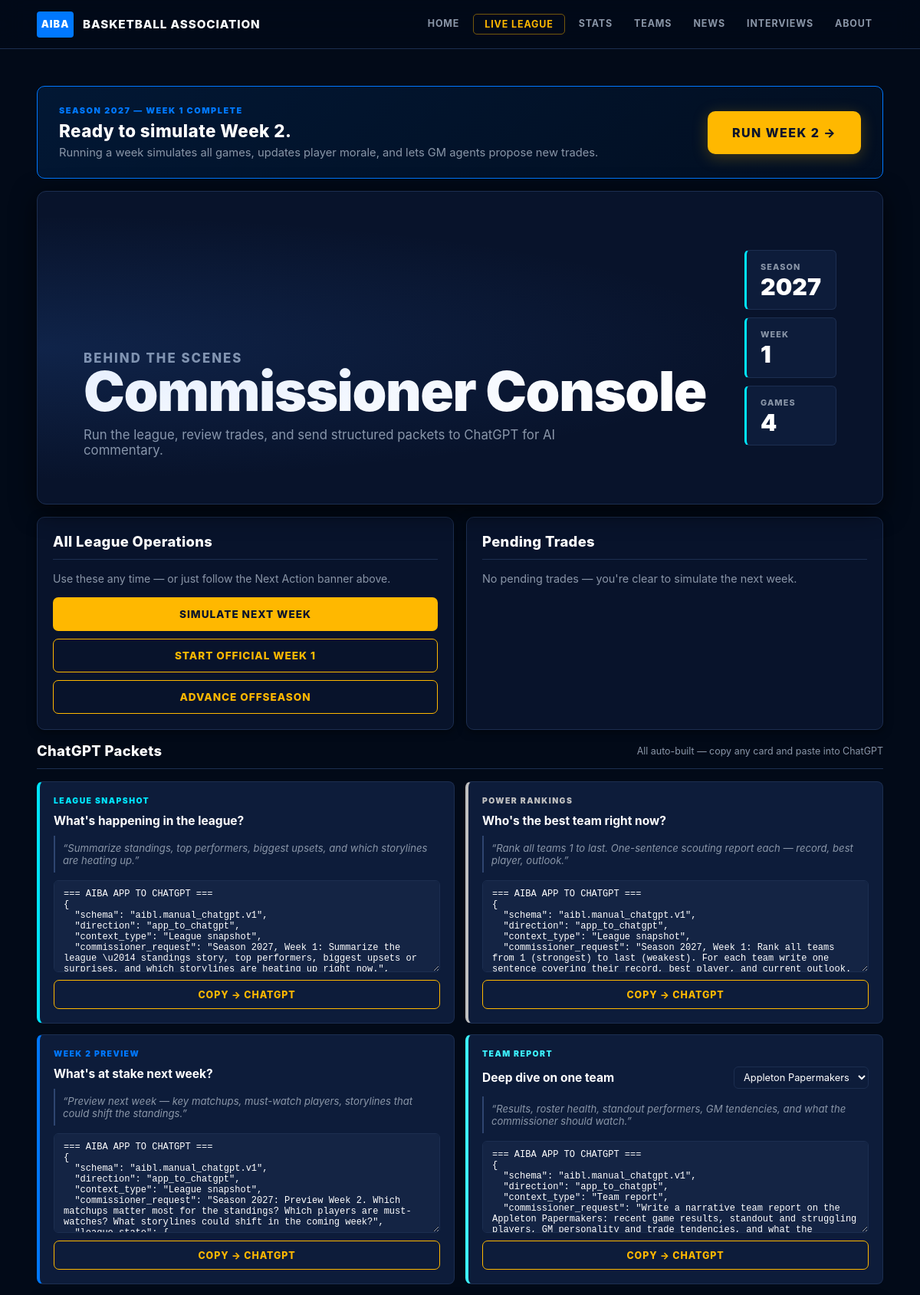
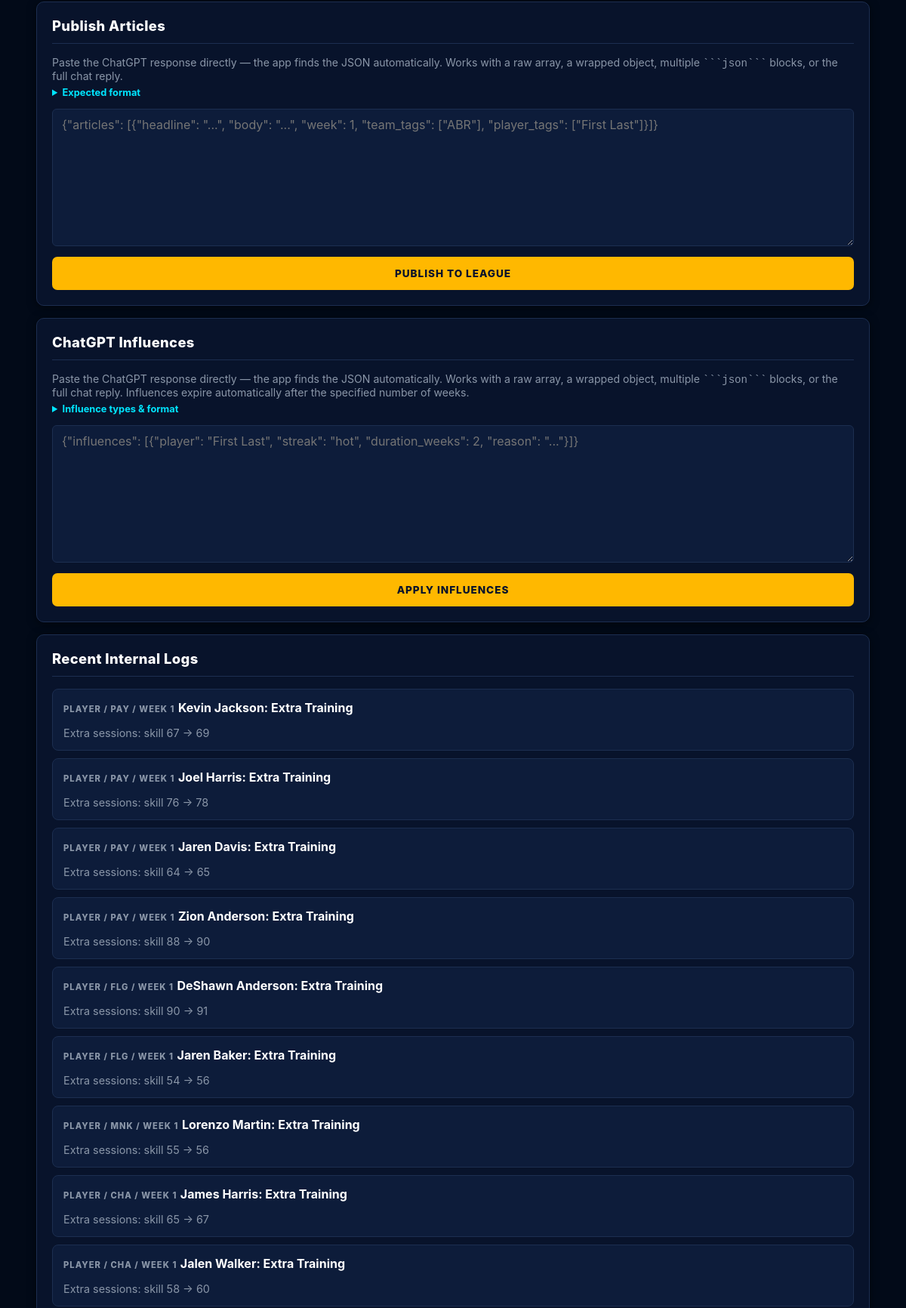
The app's page /commissioner (upper part) with its own data (2 pictures, top to bottom).
### tables this page shows
CREATE TABLE league_state (
            id           INTEGER PRIMARY KEY,
            current_week INTEGER DEFAULT 1,
            season_year  INTEGER DEFAULT 2025,
            last_updated TEXT
        , mode TEXT DEFAULT 'test', official_started INTEGER DEFAULT 0, phase TEXT DEFAULT 'regular_season', offseason_stage TEXT, offseason_from_season INTEGER);

CREATE TABLE player_memory (
            id          INTEGER PRIMARY KEY,
            player_id   INTEGER NOT NULL REFERENCES players(id),
            week        INTEGER NOT NULL,
            season_year INTEGER NOT NULL,
            event_type  TEXT NOT NULL,
            detail      TEXT,
            created_at  TEXT DEFAULT (datetime('now'))
        );

CREATE TABLE teams (
            id          INTEGER PRIMARY KEY,
            city        TEXT NOT NULL,
            name        TEXT NOT NULL,
            abbreviation TEXT NOT NULL
        , mascot TEXT, colors TEXT, logo_description TEXT, motto TEXT, arena TEXT, team_archetype TEXT, play_style TEXT, reputation TEXT, rivalry TEXT, signature_trait TEXT);

### web_app.py (the view)
@app.route("/commissioner")
def commissioner():
    data = commissioner_data()
    if not data:
        return render_no_league()
    return render_template("commissioner.html", **data, active="commissioner")

### league/chatgpt_bridge.py (called while the page is built)
def rows_to_dicts(rows):
    return [dict(row) for row in rows]

def compact_player(row):
    player = dict(row)
    if "salary" in player and player["salary"] is not None:
        player["salary_millions"] = round(player["salary"] / 1_000_000, 2)
    return player

### league/database.py (called while the page is built)
def get_connection():
    conn = sqlite3.connect(DB_PATH)
    conn.row_factory = sqlite3.Row
    conn.execute("PRAGMA foreign_keys = ON")
    return conn

### league/web_queries.py (called while the page is built)
def dicts(rows):
    return [dict(row) for row in rows]

def one(row):
    return dict(row) if row else None

def get_state(conn):
    return one(conn.execute("SELECT * FROM league_state WHERE id = 1").fetchone())

def get_site_chrome(conn):
    return {
        "state": get_state(conn),
        "teams": dicts(conn.execute(
            "SELECT id, city, name, abbreviation FROM teams ORDER BY city"
        ).fetchall()),
    }

def get_games_played(conn, season_year):
    return conn.execute(
        "SELECT COUNT(*) FROM games WHERE played = 1 AND season_year = ?",
        (season_year,),
    ).fetchone()[0]

def get_max_week(conn, season_year):
    row = conn.execute(
        "SELECT MAX(week) AS max_week FROM games WHERE season_year = ?",
        (season_year,),
    ).fetchone()
    return row["max_week"] or 0

def pending_trades(conn):
    rows = dicts(conn.execute("""
        SELECT pt.*,
               pteam.city || ' ' || pteam.name AS proposing_team,
               rteam.city || ' ' || rteam.name AS receiving_team,
               pgm.name AS proposing_gm,
               rgm.name AS receiving_gm
        FROM pending_trades pt
        JOIN general_managers pgm ON pgm.id = pt.proposing_gm_id
        JOIN general_managers rgm ON rgm.id = pt.receiving_gm_id
        JOIN teams pteam ON pteam.id = pgm.team_id
        JOIN teams rteam ON rteam.id = rgm.team_id
        WHERE pt.status = 'pending'
        ORDER BY pt.week, pt.id
    """).fetchall())
    for row in rows:
        row["offered_players"] = players_for_ids(conn, json.loads(row["offered_player_ids"]))
        row["requested_players"] = players_for_ids(conn, json.loads(row["requested_player_ids"]))
    return rows

def offseason_events(conn, limit=12):
    return dicts(conn.execute("""
        SELECT id,
               from_season,
               to_season,
               stage,
               headline,
               detail,
               created_at
        FROM offseason_events
        ORDER BY id DESC
        LIMIT ?
    """, (limit,)).fetchall())

### templates/commissioner.html (shortened to what this page needs)
{% extends "base.html" %}
{% block content %}
{% if state.phase == 'offseason' %}
  <div class="next-action offseason">
    <div>
      <p class="na-label">Offseason Mode &mdash; {{ offseason_stage_label }}</p>
      <h2>Advance the next offseason stage.</h2>
      <p>Move through retirements, development, contracts, the rookie draft, free agency, roster finalization, and schedule release one step at a time.</p>
    </div>
    <form method="post" action="{{ url_for('commissioner_action') }}">
      <input type="hidden" name="action" value="run_offseason">
      <button type="submit" class="cta-big">Run {{ offseason_stage_label }} &rarr;</button>
    </form>
  </div>
{% else %}
  <div class="next-action ready">
    <div>
      <p class="na-label">Season {{ state.season_year }} &mdash; Week {{ state.current_week }} Complete</p>
      <h2>Ready to simulate Week {{ state.current_week + 1 }}.</h2>
      <p>Running a week simulates all games, updates player morale, and lets GM agents propose new trades.</p>
    </div>
    <form method="post" action="{{ url_for('commissioner_action') }}">
      <button type="submit" class="cta-big">Run Week {{ state.current_week + 1 }} &rarr;</button>
    </form>
  </div>
{% endif %}
<section class="commissioner-hero" style="margin-top:16px;">
  <div>
    <p class="eyebrow">Behind the scenes</p>
    <h1>Commissioner Console</h1>
    <p>Run the league, review trades, and send structured packets to ChatGPT for AI commentary.</p>
  </div>
  <dl class="hero-stats">
    <div><dt>Season</dt><dd>{{ state.season_year }}</dd></div>
    <div><dt>Week</dt><dd>{{ state.current_week }}</dd></div>
    <div><dt>Games</dt><dd>{{ games_played }}</dd></div>
  </dl>
</section>
<section class="section-grid">
  <div class="panel">
    <div class="section-head"><h2>All League Operations</h2></div>
    <p style="color:var(--muted);font-size:0.88rem;margin:0 0 16px;">Use these any time — or just follow the Next Action banner above.</p>
    <div class="action-stack">
      <form method="post" action="{{ url_for('commissioner_action') }}">
        <button type="submit">Simulate Next Week</button>
      </form>
      <form method="post" action="{{ url_for('commissioner_action') }}">
        <button type="submit" class="secondary">Start Official Week 1</button>
      </form>
      <form method="post" action="{{ url_for('commissioner_action') }}">
        <button type="submit" class="secondary">Advance Offseason</button>
      </form>
    </div>
  </div>
  <div class="panel wide">
    <div class="section-head">
      <h2>Pending Trades</h2>
    </div>
    {% for trade in pending_trades %}
      <article class="trade-card">
        <div>
          <p class="eyebrow">Trade #{{ trade.id }} &mdash; Week {{ trade.week }}</p>
          <h3>{{ trade.proposing_team }} &harr; {{ trade.receiving_team }}</h3>
          <p><strong>{{ trade.proposing_team }} sends:</strong> {{ trade.offered_players|map(attribute='player')|join(', ') }}</p>
          <p><strong>{{ trade.receiving_team }} sends:</strong> {{ trade.requested_players|map(attribute='player')|join(', ') }}</p>
          {% if trade.rejection_reason %}<p class="note">{{ trade.rejection_reason }}</p>{% endif %}
        </div>
        <div class="trade-actions">
          <form method="post" action="{{ url_for('commissioner_action') }}">
            <input type="hidden" name="action" value="approve_trade">
            <input type="hidden" name="trade_id" value="{{ trade.id }}">
            <button type="submit">Approve</button>
          </form>
          <form method="post" action="{{ url_for('commissioner_action') }}">
            <input type="hidden" name="action" value="skip_trade">
            <input type="hidden" name="trade_id" value="{{ trade.id }}">
            <button type="submit" class="secondary">Skip</button>
          </form>
          <form method="post" action="{{ url_for('commissioner_action') }}" class="veto-form">
            <input type="hidden" name="action" value="veto_trade">
            <input type="hidden" name="trade_id" value="{{ trade.id }}">
            <input name="reason" placeholder="Veto reason…">
            <button type="submit" class="danger">Veto</button>
          </form>
        </div>
      </article>
    {% else %}
      <p class="empty">No pending trades — you're clear to simulate the next week.</p>
    {% endfor %}
  </div>
</section>
<section style="margin-top:16px;">
  <div class="section-head">
    <h2>ChatGPT Packets</h2>
    <span style="color:var(--muted);font-size:0.78rem;">All auto-built &mdash; copy any card and paste into ChatGPT</span>
  </div>
  <div class="packet-cards">
    <div class="packet-card accent-orange">
      <p class="pc-type">League Snapshot</p>
      <h3>What's happening in the league?</h3>
      <p class="pc-prompt">&ldquo;Summarize standings, top performers, biggest upsets, and which storylines are heating up.&rdquo;</p>
      {% if auto_snapshot %}
        <textarea class="copy-box pc-box" readonly id="pkt-snapshot">{{ auto_snapshot }}</textarea>
        <button type="button" class="btn-copy secondary" data-target="pkt-snapshot">Copy &rarr; ChatGPT</button>
      {% else %}
        <p class="empty">Run Week 1 first.</p>
      {% endif %}
    </div>
    <div class="packet-card accent-gold">
      <p class="pc-type">Power Rankings</p>
      <h3>Who's the best team right now?</h3>
      <p class="pc-prompt">&ldquo;Rank all teams 1 to last. One-sentence scouting report each &mdash; record, best player, outlook.&rdquo;</p>
      {% if auto_power_rankings %}
        <textarea class="copy-box pc-box" readonly id="pkt-rankings">{{ auto_power_rankings }}</textarea>
        <button type="button" class="btn-copy secondary" data-target="pkt-rankings">Copy &rarr; ChatGPT</button>
      {% else %}
        <p class="empty">Run Week 1 first.</p>
      {% endif %}
    </div>
    <div class="packet-card accent-blue">
      <p class="pc-type">Week {{ state.current_week + 1 }} Preview</p>
      <h3>What's at stake next week?</h3>
      <p class="pc-prompt">&ldquo;Preview next week &mdash; key matchups, must-watch players, storylines that could shift the standings.&rdquo;</p>
      {% if auto_week_preview %}
        <textarea class="copy-box pc-box" readonly id="pkt-preview">{{ auto_week_preview }}</textarea>
        <button type="button" class="btn-copy secondary" data-target="pkt-preview">Copy &rarr; ChatGPT</button>
      {% else %}
        <p class="empty">Run Week 1 first.</p>
      {% endif %}
    </div>
    {% if auto_team_packets %}
    <div class="packet-card accent-green">
      <p class="pc-type">Team Report</p>
      <div style="display:flex;align-items:center;justify-content:space-between;gap:10px;flex-wrap:wrap;">
        <h3 style="margin:0;">Deep dive on one team</h3>
        <select id="team-packet-select" onchange="switchTeamPacket()" style="width:auto;min-width:160px;padding:5px 8px;font-size:0.8rem;">
          {% for tp in auto_team_packets %}
            <option value="{{ loop.index0 }}">{{ tp.team_name }}</option>
          {% endfor %}
        </select>
      </div>
      <p class="pc-prompt">&ldquo;Results, roster health, standout performers, GM tendencies, and what the commissioner should watch.&rdquo;</p>
      <textarea class="copy-box pc-box" readonly id="pkt-team">{{ auto_team_packets[0].packet }}</textarea>
      <button type="button" class="btn-copy secondary" data-target="pkt-team">Copy &rarr; ChatGPT</button>
    </div>
    {% endif %}
  </div>
</section>
<section style="margin-top:16px;">
  <div class="panel">
    <div class="section-head"><h2>Publish Articles</h2></div>
    <p style="color:var(--muted);font-size:0.88rem;margin:0 0 6px;">
      Paste the ChatGPT response directly — the app finds the JSON automatically.
      Works with a raw array, a wrapped object, multiple&nbsp;<code>```json```</code>&nbsp;blocks, or the full chat reply.
    </p>
    <details style="margin-bottom:14px;">
      <summary style="cursor:pointer;font-size:0.8rem;color:var(--accent);font-weight:700;">Expected format</summary>
    </details>
    <form method="post" action="{{ url_for('commissioner_articles_add') }}">
      <textarea name="articles_json" rows="8" placeholder='{"articles": [{"headline": "...", "body": "...", "week": 1, "team_tags": ["ABR"], "player_tags": ["First Last"]}]}'></textarea>
      <button type="submit" style="margin-top:10px;">Publish to League</button>
    </form>
  </div>
</section>
<section style="margin-top:16px;">
  <div class="panel">
    <div class="section-head"><h2>ChatGPT Influences</h2></div>
    <p style="color:var(--muted);font-size:0.88rem;margin:0 0 6px;">
      Paste the ChatGPT response directly — the app finds the JSON automatically.
      Works with a raw array, a wrapped object, multiple&nbsp;<code>```json```</code>&nbsp;blocks, or the full chat reply.
      Influences expire automatically after the specified number of weeks.
    </p>
    <details style="margin-bottom:14px;">
      <summary style="cursor:pointer;font-size:0.8rem;color:var(--accent);font-weight:700;">Influence types &amp; format</summary>
    </details>
    <form method="post" action="{{ url_for('commissioner_influences_add') }}">
      <textarea name="influences_json" rows="8" placeholder='{"influences": [{"player": "First Last", "streak": "hot", "duration_weeks": 2, "reason": "..."}]}'></textarea>
      <button type="submit" style="margin-top:10px;">Apply Influences</button>
    </form>
  </div>
</section>
<section style="margin-top:16px;">
  <div class="panel">
    <div class="section-head"><h2>Recent Internal Logs</h2></div>
    <div class="log-list">
      {% for log in logs %}
        <article>
          <div class="story-meta">{{ log.source }} / {{ log.abbreviation }} / Week {{ log.week }}</div>
          <strong>{{ log.actor }}: {{ log.event_type|event_label }}</strong>
          <p>{{ log.detail }}</p>
        </article>
      {% else %}
        <p class="empty">No internal logs yet.</p>
      {% endfor %}
    </div>
  </div>
</section>
{% endblock %}

### records on screen
league_state: season_year "2027", current_week "1", state.current_week+1 "2"
player_memory: source "PLAYER", abbreviation "PAY", week "1", actor "Kevin Jackson", event_type|event_label "Extra Training", detail "Extra sessions: skill 67 -> 69"
player_memory: source "PLAYER", abbreviation "PAY", week "1", actor "Joel Harris", event_type|event_label "Extra Training", detail "Extra sessions: skill 76 -> 78"
player_memory: source "PLAYER", abbreviation "PAY", week "1", actor "Jaren Davis", event_type|event_label "Extra Training", detail "Extra sessions: skill 64 -> 65"
player_memory: source "PLAYER", abbreviation "PAY", week "1", actor "Zion Anderson", event_type|event_label "Extra Training", detail "Extra sessions: skill 88 -> 90"
player_memory: source "PLAYER", abbreviation "FLG", week "1", actor "DeShawn Anderson", event_type|event_label "Extra Training", detail "Extra sessions: skill 90 -> 91"
player_memory: source "PLAYER", abbreviation "FLG", week "1", actor "Jaren Baker", event_type|event_label "Extra Training", detail "Extra sessions: skill 54 -> 56"
player_memory: source "PLAYER", abbreviation "MNK", week "1", actor "Lorenzo Martin", event_type|event_label "Extra Training", detail "Extra sessions: skill 55 -> 56"
player_memory: source "PLAYER", abbreviation "CHA", week "1", actor "James Harris", event_type|event_label "Extra Training", detail "Extra sessions: skill 65 -> 67"
player_memory: source "PLAYER", abbreviation "CHA", week "1", actor "Jalen Walker", event_type|event_label "Extra Training", detail "Extra sessions: skill 58 -> 60"

### other values on screen
{{ games_played }} "4"
form field value "Appleton Papermakers"
